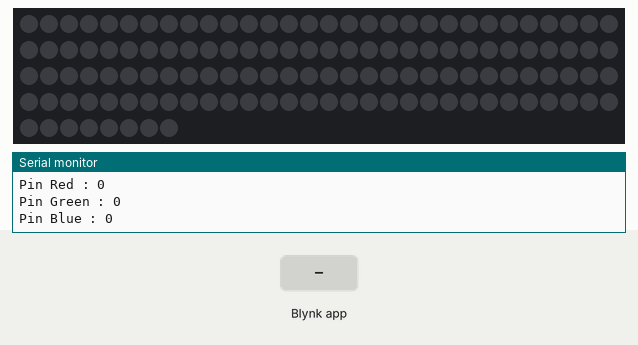
A sketch run on a simulated ESP8266 (NodeMCU). Parts: 128 RGB LEDs in strip order, left to right, continuing on the next row, the last lines printed to the serial monitor. The inputs (shaded band) are chosen by the test bench. Dim RGB values are drawn brighter than linear; WiFi joins after 1.5 s; servers stay silent unless stated; the strip is taken to match the declared colour order.

Above: at 3.0 s.
3.1 s: Blynk app writes 1 to V0
At 4.5 s:
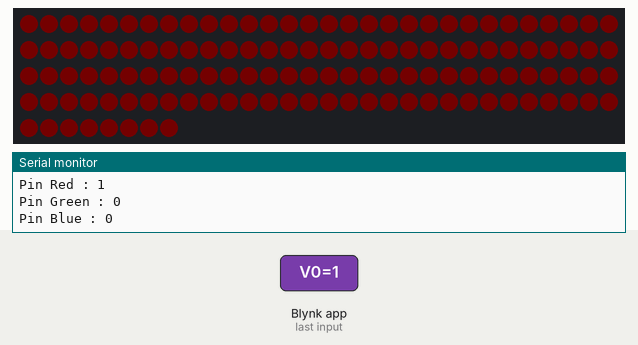
4.8 s: Blynk app writes 1 to V1
At 5.1 s:
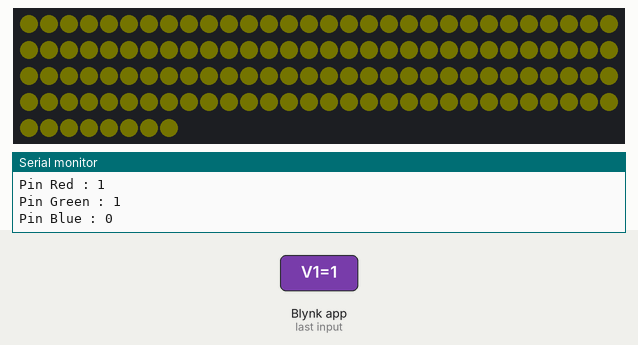
6.3 s: Blynk app writes 200 to V1
At 6.9 s:
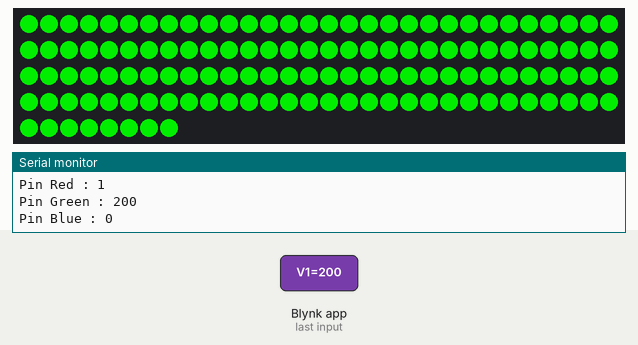
7.8 s: Blynk app writes 200 to V2
At 8.7 s:
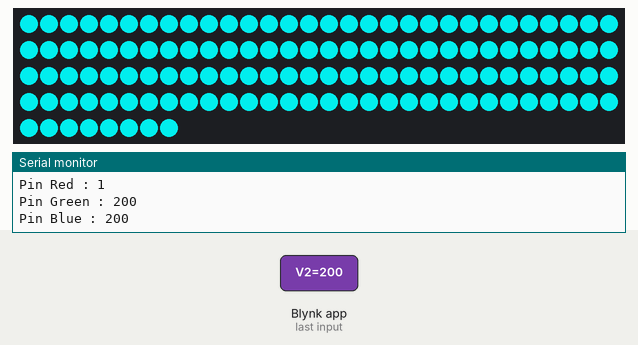
9.3 s: Blynk app writes 200 to V0
At 10.5 s:
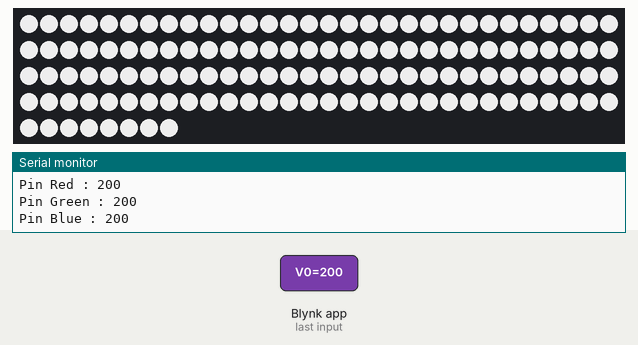
10.9 s: Blynk app writes 0 to V1
At 12.3 s:
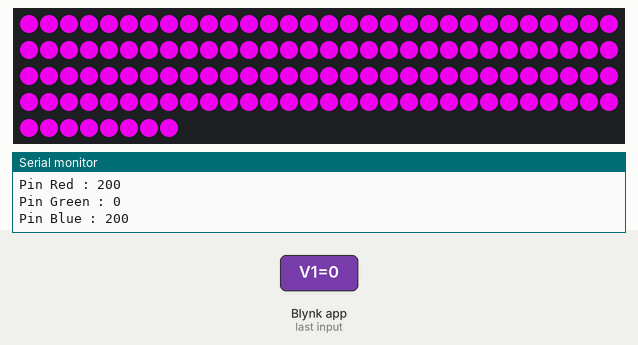
Timing chart, 0 to 13.4 s (numbered marks = the images above; inputs shaded):
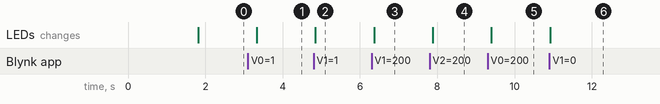

The sketch:

blynkrgb.ino
```cpp
#define BLYNK_PRINT Serial


#include <ESP8266WiFi.h>
#include <BlynkSimpleEsp8266.h>
#include <Adafruit_NeoPixel.h>

char auth[] = "YOUR_auth_key";

char ssid[] = "YOUR_SSID";
char pass[] = "YOUR_PASS";

int ledPin = 13;
int numPixels = 128;

Adafruit_NeoPixel pixels = Adafruit_NeoPixel(numPixels, ledPin, NEO_RGB + NEO_KHZ800);

int pinValue_red, pinValue_green, pinValue_Blue;

BLYNK_WRITE(V0){
  pinValue_red = param.asInt();
}

BLYNK_WRITE(V1){
  pinValue_green = param.asInt();
}

BLYNK_WRITE(V2){
  pinValue_Blue = param.asInt();
}
void setup()
{
  // Debug console
  Serial.begin(115200);
  Blynk.begin(auth, ssid, pass);
  pixels.begin();
  pixels.show();

}

void loop()
{
  Blynk.run();

  // Using Serial monitor to debug this code.
  Serial.print("Pin Red : ");
  Serial.println(pinValue_red);
  Blynk.virtualWrite(V3, pinValue_green);

  Serial.print("Pin Green : ");
  Serial.println(pinValue_green);
  Blynk.virtualWrite(V4, pinValue_red);

  Serial.print("Pin Blue : ");
  Serial.println(pinValue_Blue);
  Blynk.virtualWrite(V5, pinValue_Blue);

  // pixels LED
  for(int i=0; i<pixels.numPixels(); i++){
    pixels.setPixelColor(i, pixels.Color(pinValue_red, pinValue_green, pinValue_Blue));
}

  pixels.show();

  Serial.println("\n");
  delay(500);
}
```

Measured:
- after the input at 3.1 s, the LEDs: change after 0.23 s (image 1)
- after the input at 4.8 s, the LEDs: change after 0.05 s (image 2)
- after the input at 6.3 s, the LEDs: change after 0.07 s (image 3)
- after the input at 7.8 s, the LEDs: change after 0.08 s (image 4)
- after the input at 9.3 s, the LEDs: change after 0.10 s (image 5)
- after the input at 10.9 s, the LEDs: change at once (image 6)
